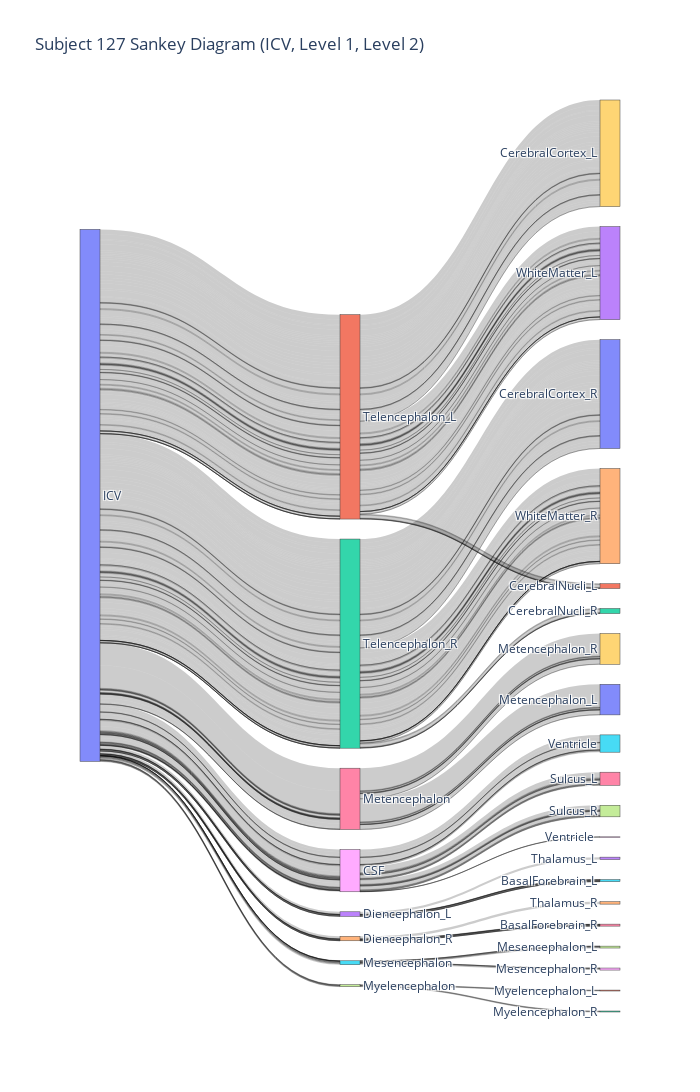

Notebook source saved alongside this figure:
### Code cell
# get source, targets, values for Sankey Diagram 
df = subjectData
labels = pd.concat([df[column] for column in ['icv', 'level1', 'level2']]).unique()
label_index = {label: i for i, label in enumerate(labels)}
sources, targets, values = [], [], []
for i, row in df.iterrows():
    path = row[['icv', 'level1', 'level2']]
    volume = row['comp']
    for j in range(len(path) - 1):
        sources.append(label_index[path[j]])
        targets.append(label_index[path[j + 1]])
        values.append(volume)

#Sankey diagram
fig = go.Figure(go.Sankey(
    node=dict(label=labels.tolist()),
    link=dict(source=sources,
              target=targets,
              value=values),
),)
fig.update_layout(width=700, height=1200, title = 'Subject 127 Sankey Diagram (ICV, Level 1, Level 2)')
fig.show()

### Figure 1 — Plotly figure (JSON) as saved in the notebook; plotly's stock layout.template omitted (floating-point values rounded to 4 significant figures; data arrays with more than 128 entries replaced by an {"elided": "..."} marker saying what was removed)
{"data": [{"link": {"source": {"elided": "560 int values"}, "target": {"elided": "560 int values"}, "value": {"elided": "560 float values"}}, "node": {"label": ["ICV", "Telencephalon_L", "Telencephalon_R", "Diencephalon_L", "Diencephalon_R", "Mesencephalon", "Metencephalon", "Myelencephalon", "CSF", "CerebralCortex_L", "CerebralCortex_R", "CerebralNucli_L", "CerebralNucli_R", "Thalamus_L", "Thalamus_R", "BasalForebrain_L", "BasalForebrain_R", "Mesencephalon_L", "Mesencephalon_R", "Metencephalon_R", "Metencephalon_L", "Myelencephalon_L", "Myelencephalon_R", "WhiteMatter_L", "WhiteMatter_R", "Ventricle", "Sulcus_L", "Sulcus_R", "Ventricle "]}, "type": "sankey"}], "layout": {"height": 1200, "title": {"text": "Subject 127 Sankey Diagram (ICV, Level 1, Level 2)"}, "width": 700}}
